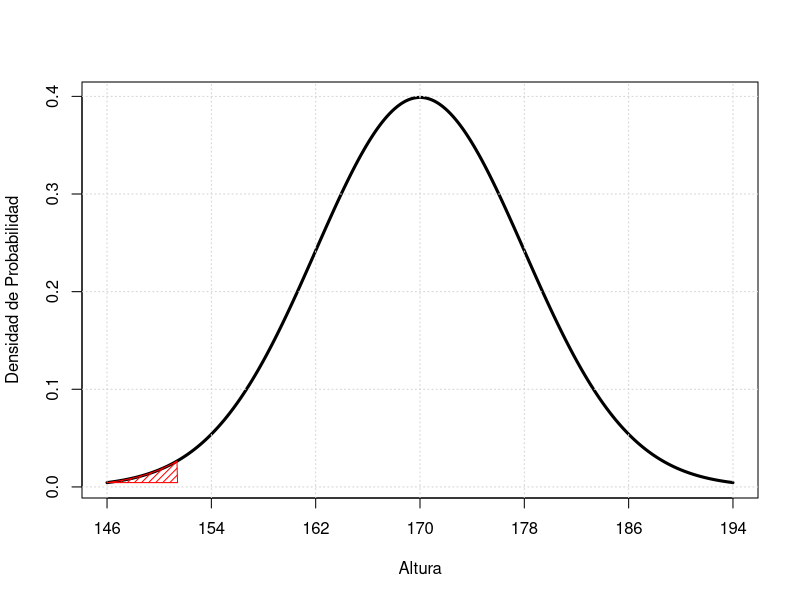
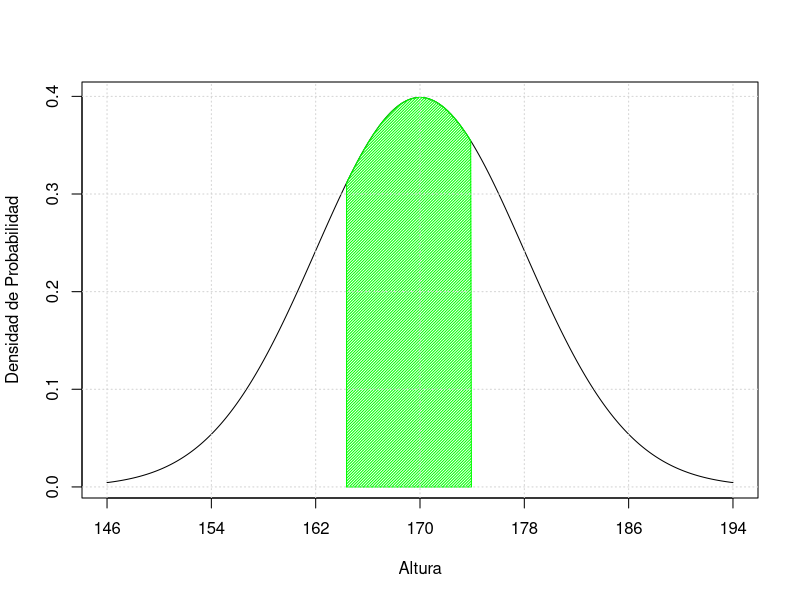
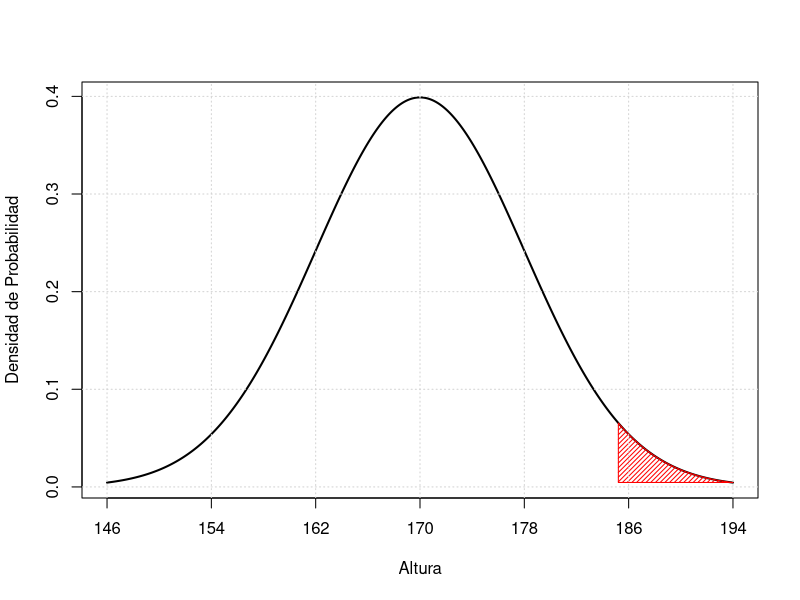
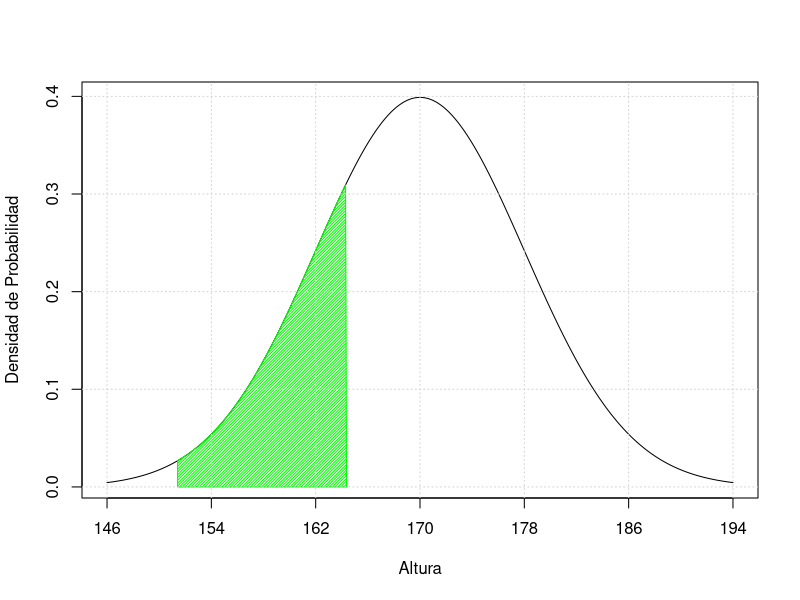
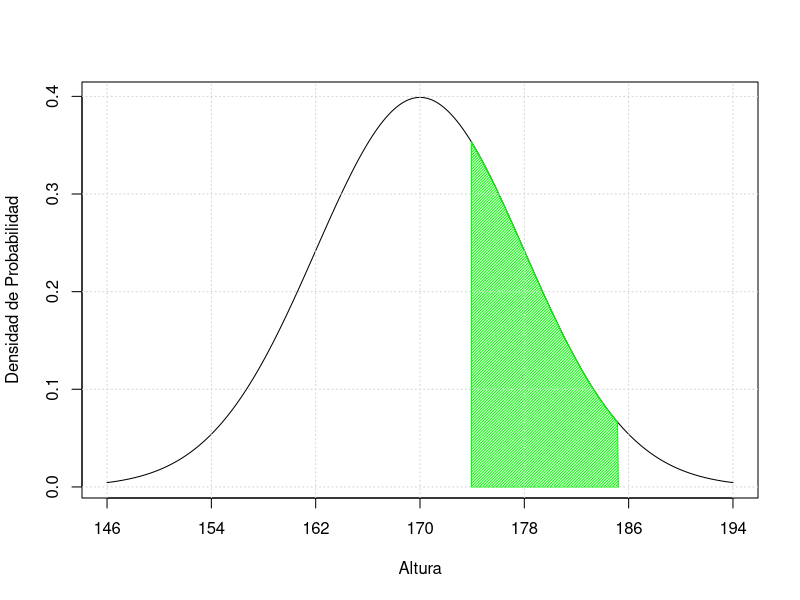

These figures' R source, in order:
## ---- chunk 1
# Datos del enunciado
n=835 # numero de estudiantes  de la escuela de ingenieria informatica
media=176.5
dt=7.1

# a)
# P x < 1.60
a=160 # 1.60 centimetros 
apartado_a=pnorm(a,mean=media,sd=dt)
apartado_a

# Para hallar el numero de individuos que cumplen que miden menos 
# de 1.60 multiplicamos la totalidad del numero de estudiantes por 
#la probabildiad de medir menos de 1.60

menos_160=apartado_a*n
menos_160 # es el numero de individuos 

 # Tambien se podria hallar de otra manera que seria basicamente 
# restar la media menos la altura que nos piden y despues entre
# la deviacion tipica y luego le aplicamos un pnorm sin con esa 
# cantidad y tendriamos el mismo resultado
pa= (a-media)/dt
pa # Esto es para la representacion grafica 

## ---- chunk 2
# b)
# P 171.5 < x < 180
b1=171.5 #171.5 centrimetros 
b2=180 # 180 centimetros 
 # Para hallar la probaiblidad entre 171.5 y 180 pos tenemos 
#que restar la probabilidad de 180 a la probabilidad de que 
# mida mas de 171.5
apartado_b=pnorm(b2,mean=media,sd=dt)-pnorm(b1,mean=media,sd=dt)
apartado_b
# Para hallar el numero de individuos que cumplen que miden 
#entre 171.5 y 1.80 multiplicamos la totalidad del numero de
# estudiantes por la probabildiad de medir entre 171.5 y 1.80

entre_171.5_180=apartado_b*n
entre_171.5_180 # es el numero de individuos

pb1=(b1-media)/dt
pb1 # Esto es para la representacion grafica 
pb2=(b2-media)/dt
pb2 # Esto es para la representacion grafica 
## ---- chunk 3
# c) La probabilidad exacta de que mida 175 no se puede medir 
#por que no existe la probabilidad de que mida exactamente 
# 175.00 centimetros . Puede medir mas o menos pero exactamente 
# no se puede hallar cuanto mide un alumno por eso la probabilidad es 0

# P X = 175
apartado_c=0
apartado_c

exacto_1.75=apartado_c*n
exacto_1.75# es el numero de individuos 


## ---- chunk 4
#d)
p_190=190
# P > o igual a 190 es lo mismo que decir 
# P x > 190
 # Para hallar la probabilidad de mas de 190 
# tenemos que restarle 1 a la probabilidad 
# de que sea 190 
apartado_d=1-pnorm(p_190,mean=media,sd=dt)
apartado_d

#Para hallar el numero de individuos que cumplen que miden mas
# de 190 multiplicamos la totalidad del numero de estudiantes 
# por la probabildiad de medir mas de 190

mas_190=apartado_d*n
mas_190# es el numero de individuos 

pd=(p_190-media)/dt
pd # Esto es para la representacion grafica 

## ---- chunk 5
# e)
# Esta es la suma de todas las probabilidades
suma=apartado_a+apartado_b+apartado_c+apartado_d
suma

# Esta es la suma de todas las personas que cumplen estas probabilidades 
suma_personas=menos_160+exacto_1.75+entre_171.5_180+mas_190
suma_personas

 # La probabilidad del resto de personas que puede ser entre 160 y 
# 171.5 y mas de 180 hasta 190 centimetros.Seria lo restante es 
# decir restandole lo que falta para llegar a los 835 alumnos 
resto=1-suma# Esta es la probabilidad restante 
resto_personas=n-suma_personas
resto_personas# resto son las personas restantes que se puede
#hallar tambien multiplicando el resto por el numero total
# de personas
otra_forma=resto*n
otra_forma # 2 forma de hallarlo 

# La suma del resto mas la de las q cumplen estas condiciones 
# acaban dado pos el resultado final que es la totalidad de 835 alumnos 
total_personas=suma_personas+resto_personas
total_personas
# Para la representacion grafica
# P 160 < x < 171.5
p1_1=(a-media)/dt
p1_1 # Esto es para la representacion grafica 
p2_2=(b1-media)/dt
p2_2 
# P 180 < x < 190
p18=(b2-media)/dt
p18 # Esto es para la representacion grafica 
p19 =(p_190-media)/dt
p19  

## ---- chunk 6
# e)
 # menor de 160 
x<-seq(-3,3,0.01) 
z<-seq(-3,pa,0.01) 
p<-dnorm(z)
z<-c(z,pa,-3) 
p<-c(p,min(p),min(p)) 
plot(x,dnorm(x), type="l",xaxt="n", ylab = "Densidad de Probabilidad", xlab="Altura", lwd=3) 

axis(1,at=-3:3,labels=c("146","154","162","170","178","186","194")) 
polygon(z,p,col="red", density = 20) 
grid()

# Entre 171.5 y 180 es 
x = seq(-3,3,0.01) 
z = seq(pb1,pb2,0.01) 
p = dnorm(z) 
z = c(z,pb2,pb1) 
p = c(p,0,0) 
plot(x,dnorm(x), type="l",xaxt="n", ylab = "Densidad de Probabilidad", xlab="Altura", lwd=1) 
axis(1,at=-3:3, labels = c("146","154","162","170","178","186","194")) 
polygon(z,p,col="green", density=50) 
grid()

#Mas de 190 centimetros 
x = seq(-3,3,0.01) 
z = seq(pd,3,0.01) 
p = dnorm(z)
z = c(z,3,pd) 
p = c(p,min(p),min(p)) 
plot(x,dnorm(x), type="l",xaxt="n",ylab = "Densidad de Probabilidad", xlab="Altura", lwd=2) 
axis(1,at=-3:3, labels = c("146","154","162","170","178","186","194")) 
polygon(z,p,col="red", density = 30) 
grid()
 # y luego esta el resto que seria entre 160 y 171.5 y mas de 180 hasta 190 centimetros.

# Entre 160 y 171.5 es 
x = seq(-3,3,0.01) 
z = seq(p1_1,p2_2,0.01) 
p = dnorm(z) 
z = c(z,p2_2,p1_1) 
p = c(p,0,0) 
plot(x,dnorm(x), type="l",xaxt="n", ylab = "Densidad de Probabilidad", xlab="Altura", lwd=1) 
axis(1,at=-3:3, labels = c("146","154","162","170","178","186","194")) 
polygon(z,p,col="green", density=50) 
grid()

# Entre 180 y 190 es 
x = seq(-3,3,0.01) 
z = seq(p18,p19,0.01) 
p = dnorm(z) 
z = c(z,p19,p18) 
p = c(p,0,0) 
plot(x,dnorm(x), type="l",xaxt="n", ylab = "Densidad de Probabilidad", xlab="Altura", lwd=1) 
axis(1,at=-3:3, labels = c("146","154","162","170","178","186","194")) 
polygon(z,p,col="green", density=50) 
grid()



